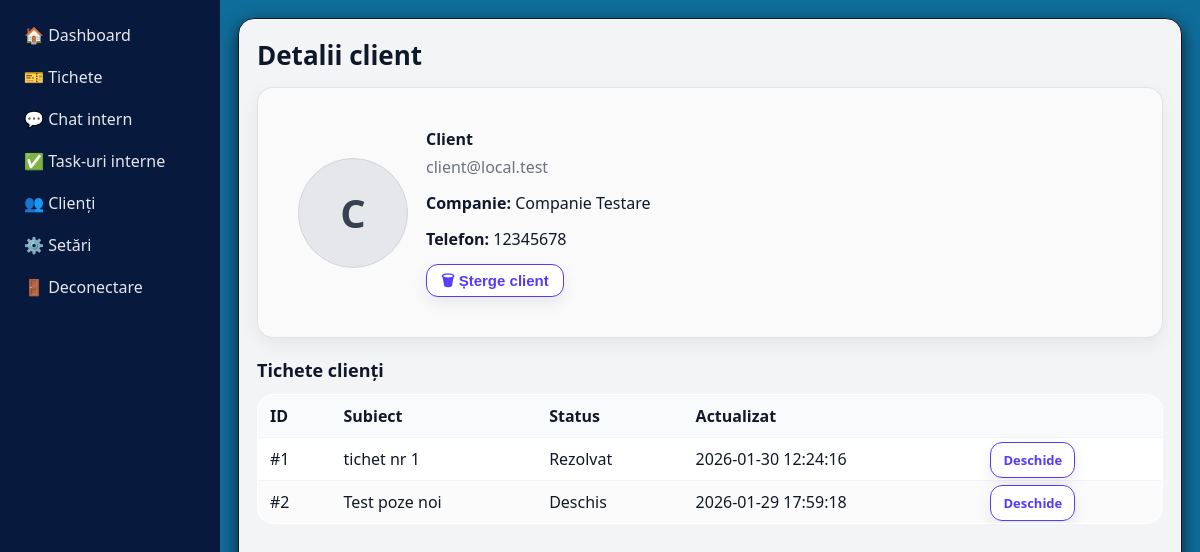
Screenshot of /?route=admin/client&id=2 (signed in) with the database file from the repository.
### tables this page shows
CREATE TABLE `users` (
  `id` int(11) NOT NULL,
  `name` varchar(100) NOT NULL,
  `company` varchar(255) DEFAULT NULL,
  `email` varchar(100) NOT NULL,
  `phone` varchar(50) DEFAULT NULL,
  `password` varchar(255) NOT NULL,
  `role` varchar(50) DEFAULT 'employee',
  `created_at` timestamp NOT NULL DEFAULT current_timestamp(),
  `address` varchar(255) DEFAULT NULL,
  `avatar` varchar(255) DEFAULT NULL,
  `city` varchar(100) DEFAULT NULL,
  `country` varchar(100) DEFAULT NULL,
  `vat` varchar(50) DEFAULT NULL,
  `is_active` tinyint(1) NOT NULL DEFAULT 1,
  `last_seen_tickets_at` datetime DEFAULT NULL,
  `last_seen_tasks_at` datetime DEFAULT NULL,
  `last_seen_chat_v2_msg_id` int(11) DEFAULT NULL,
  `last_seen_chat_msg_id` int(11) DEFAULT NULL
);

CREATE TABLE `tickets` (
  `id` int(11) NOT NULL,
  `client_id` int(11) NOT NULL,
  `subject` varchar(255) NOT NULL,
  `status` enum('open','resolved') NOT NULL DEFAULT 'open',
  `sort_order` int(11) NOT NULL DEFAULT 0,
  `deleted_at` datetime DEFAULT NULL,
  `created_at` datetime NOT NULL DEFAULT current_timestamp(),
  `updated_at` datetime NOT NULL DEFAULT current_timestamp() ON UPDATE current_timestamp(),
  `priority` tinyint(4) NOT NULL DEFAULT 3
);

### app/controllers/ClientController.php (called while the page is built, shortened)
<?php
class ClientController
{
    public function show()
    {
        global $pdo;
        $clientId = (int)($_GET['id'] ?? 0);
        $stmt = $pdo->prepare("
            SELECT id, name, email, role, company, phone, address
            FROM users
            WHERE id = ? AND role = 'client'
            LIMIT 1
        ");
        $stmt->execute([$clientId]);
        $client = $stmt->fetch(PDO::FETCH_ASSOC);
        $stmt = $pdo->prepare("
            SELECT id, subject, status, priority, updated_at, created_at
            FROM tickets
            WHERE client_id = ?
            ORDER BY updated_at DESC, id DESC
        ");
        $stmt->execute([$clientId]);
        $tickets = $stmt->fetchAll(PDO::FETCH_ASSOC);
        require __DIR__ . '/../views/admin/clients/show.php';
    }
}

### app/views/admin/clients/show.php (the view, shortened to what this page needs)
<?php require __DIR__ . '/../_layout_start.php'; ?>
<h2 class="page-title">Detalii client</h2>
<?php
$name    = $client['name'] ?? '';
$email   = $client['email'] ?? '';
$phone   = $client['phone'] ?? '';
$company = $client['company'] ?? '';
$initial = strtoupper(substr(trim($name), 0, 1)) ?: '?';
?>
<div class="card card--muted" style="margin-bottom:20px;">
  <div class="profile-row">
    <div>
      <?php if (!empty($client['avatar'])): ?>
        <img class="avatar"
          src="<?= BASE_URL ?>avatar&user_id=<?= (int)$client['id'] ?>"
          alt="avatar">
      <?php else: ?>
        <div class="avatar-fallback"><?= htmlspecialchars($initial) ?></div>
      <?php endif; ?>
    </div>
    <div class="flex-1">
      <div class="title"><?= htmlspecialchars($name) ?></div>
      <div class="muted"><?= htmlspecialchars($email) ?></div>
      <?php if ($company): ?>
        <div class="mt-14"><strong>Companie:</strong> <?= htmlspecialchars($company) ?></div>
      <?php endif; ?>
      <?php if ($phone): ?>
        <div class="mt-14"><strong>Telefon:</strong> <?= htmlspecialchars($phone) ?></div>
      <?php endif; ?>
      <form class="mt-14" method="POST" action="<?= BASE_URL ?>admin/client-disable"
        onsubmit="return confirm('Sigur dezactivezi (ștergi) acest client? Nu va mai putea intra în cont.');">
        <button class="btn" type="submit">🗑 Șterge client</button>
      </form>
    </div>
  </div>
</div>
<h3 class="section-title">Tichete clienți</h3>
<?php if (empty($tickets)): ?>
  <p>Acest client nu are tichete.</p>
<?php else: ?>
  <div class="table-wrap rtable">
    <table class="table">
      <thead>
        <tr>
          <th>ID</th>
          <th>Subiect</th>
          <th>Status</th>
          <th>Actualizat</th>
          <th></th>
        </tr>
      </thead>
      <tbody>
        <?php foreach ($tickets as $t): ?>
          <tr>
            <td>#<?= (int)$t['id'] ?></td>
            <td><?= htmlspecialchars($t['subject']) ?></td>
            <td><?= htmlspecialchars(ticketStatusLabel((string)($t['status'] ?? ''))) ?></td>
            <td><?= htmlspecialchars($t['updated_at']) ?></td>
            <td>
              <a class="btn"
                href="<?= BASE_URL ?>admin/ticket&id=<?= (int)$t['id'] ?>">
                Deschide
              </a>
            </td>
          </tr>
        <?php endforeach; ?>
      </tbody>
    </table>
  </div>
<?php endif; ?>
<?php require __DIR__ . '/../_layout_end.php'; ?>

### assets/css/parts/base.css (style rules this page uses)
:root { --bg: #f6f7f9; --surface: #ffffff; --surface-2: #fafafa; --text: #0f172a; --muted: #64748b; --border: rgba(17, 24, 39, 0.10); --border-strong: rgba(17, 24, 39, 0.16); --primary: #635bff; --primary-hover: #4f46ff; --primary-soft: #eef2ff; --sidebar-bg: #f3f4f6; --sidebar-border: #e5e7eb; --primary-600: #4f46ff; --radius-sm: 10px; --radius-md: 12px; --radius-lg: 16px; --shadow-sm: 0 4px 12px rgba(0,0,0,.06); --shadow-md: 0 14px 30px rgba(0,0,0,.10); }
* { box-sizing: border-box; }
html, body { height: 100%; overflow-x: hidden; }
body { margin: 0; font-family: ui-sans-serif, system-ui, -apple-system, Segoe UI, Roboto, Arial, "Noto Sans", "Liberation Sans", sans-serif; background: var(--bg); color: var(--text); -webkit-font-smoothing: antialiased; -moz-osx-font-smoothing: grayscale; }
a { color: inherit; }
:where(a, button, input, select, textarea):focus-visible { outline: 3px solid rgba(99, 91, 255, 0.25); outline-offset: 2px; }

### assets/css/parts/ui.css (style rules this page uses)
.btn, .tab-btn { padding: 8px 14px; border-radius: 12px; border: 1px solid #533afd; background: #ffffff; color: #533afd; cursor: pointer; font-weight: 700; line-height: 1; font-size: 15px; text-decoration: none !important; box-shadow: 0 6px 16px rgba(0, 0, 0, 0.08); transition: transform 0.08s ease, box-shadow 0.18s ease, background 0.18s ease; }
a.btn, a.btn:link, a.btn:visited, a.btn:hover, a.btn:active, .content a.btn, .content a.btn:link, .content a.btn:visited, .content a.btn:hover, .content a.btn:active { text-decoration: none !important; }
.card { border: 1px solid rgba(17, 24, 39, 0.1); border-radius: 16px; background: var(--surface); padding: 16px; box-shadow: 0 6px 18px rgba(0, 0, 0, 0.06); }
.table-wrap { overflow-x: auto; -webkit-overflow-scrolling: touch; border-radius: 16px; }
@media (min-width: 641px) { .rtable { display: block !important; } }
.card--muted { background: #fafafa; }
.avatar-fallback { width: 110px; height: 110px; border-radius: 50%; display: flex; align-items: center; justify-content: center; background: #e5e7eb; border: 1px solid #d1d5db; font-size: 40px; font-weight: 800; color: #374151; }
.muted { color: #6b7280; }
.profile-row { display: flex; gap: 18px; align-items: center; padding: 24px; }
.table-wrap { width: 100%; overflow: auto; -webkit-overflow-scrolling: touch; }
.table { width: 100%; border-collapse: collapse; background: var(--sidebar-bg); border: 1px solid rgba(17, 24, 39, 0.1); border-radius: 16px; overflow: hidden; }
.table th, .table td { padding: 10px 12px; text-align: left; border-top: 1px solid #f1f5f9; }
.table th { background: #f9fafb; font-weight: 700; border-top: none; }
.table tr:nth-child(even) td { background: rgba(17, 24, 39, 0.015); }
.table .btn, .table button { white-space: nowrap; }
.table .btn { padding: 8px 12px; border-radius: 12px; font-size: 13px; }
.title { margin: 0 0 6px; font-weight: 800; }
.page-title, h2 { margin: 0 0 14px; font-size: 26px; font-weight: 600; }
.section-title { margin: 0 0 12px; font-size: 18px; font-weight: 600; }
.mt-14 { margin-top: 14px; }
.flex-1 { flex: 1; }

### assets/css/parts/admin.css (style rules this page uses)
.table { width: 100%; border-collapse: collapse; background: #fff; border: 1px solid rgba(17, 24, 39, 0.1); border-radius: 16px; overflow: hidden; }
.table th, .table td { padding: 10px 12px; text-align: left; border-top: 1px solid #f1f5f9; }
.table th { background: #f9fafb; font-weight: 700; border-top: none; }
.table td { color: #111827; }
.table th { color: #111827; }
.table tr:nth-child(even) td { background: rgba(17, 24, 39, 0.015); }

### rows the page displays
users: name "C", name "Client", email "client@local.test", company "Companie Testare", phone "12345678"
tickets: id "1", subject "tichet nr 1", status "Rezolvat", updated_at "2026-01-30 12:24:16"
tickets: id "2", subject "Test poze noi", status "Deschis", updated_at "2026-01-29 17:59:18"
